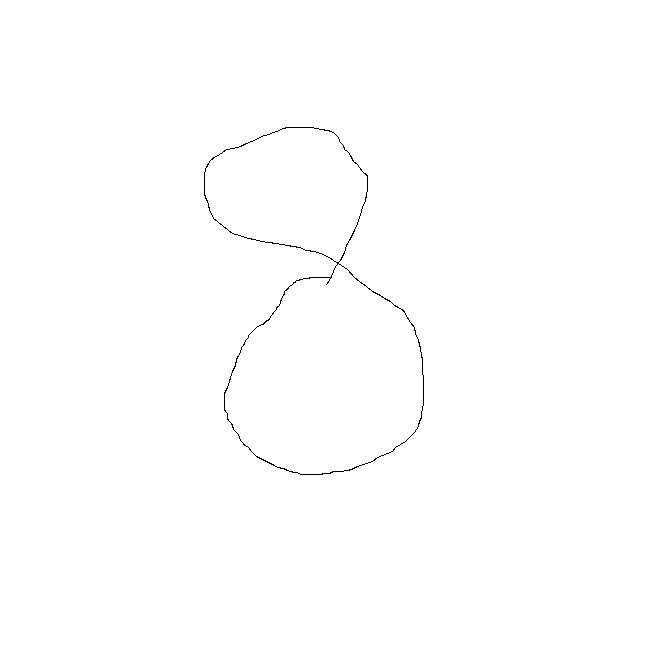
#> input picture min_siffra.png, 648 x 648 px
$ jupyter execute --allow-errors koduppgift_mnist_egna_bilder.ipynb
#> lines starting #> are read from the running program, lines starting #| are printed output that depends on the picture; after the words box and inside, x2 and y2 are one past the last pixel; in counts of white or black regions, pixels touching at a corner belong together
## Kapitel 4, Uppgift 15: Klassificera egna bilder av handskrivna siffror (MNIST)

[cell 1]
import numpy as np
import matplotlib.pyplot as plt

from sklearn.datasets import fetch_openml
from sklearn.model_selection import train_test_split
from sklearn.linear_model import LogisticRegression
from sklearn.metrics import accuracy_score

### Hämta MNIST-datan

#> (a cell that did not finish here is left out)

###  Kolla bild

#> (a cell that did not finish here is left out)

 ### Dela datan i Train/Val/Test

#> (a cell that did not finish here is left out)

#> (a cell that did not finish here is left out)

[cell 6]
model = LogisticRegression(max_iter=1000)
#> (the rest of this cell did not finish here and is left out)

###  Utvärdera modellen på valideringsdatan

#> (a cell that did not finish here is left out)

### Slutgiltig utvärdering på testdata

Tränar om modellen på train+val innan vi testar den på testdatan.

#> (a cell that did not finish here is left out)

### Träna om på hela datasetet

#> (a cell that did not finish here is left out)

### Testa egen bild

[cell 10]
from PIL import Image

img = Image.open("min_siffra.png").convert("L")   # "L" = gråskala
#> img: PIL image 648x648 L; 99.7% white; black in thin lines or dots, all inside (x1, y1, x2, y2) = (204, 127, 424, 475)
img = img.resize((28, 28))
#> img: PIL image 28x28 L

img_array = np.array(img)
img_array = 255 - img_array   # invertera: MNIST har vit siffra på svart bakgrund, din bild har svart siffra på vit bakgrund
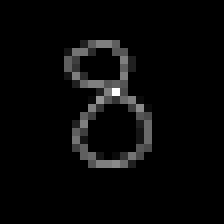
#> img_array: shape (28, 28) (shown 8 times larger); min 0, max 24, mean 0.8; drawn with min black and max white

plt.imshow(img_array, cmap="binary")
plt.axis("off")
plt.show()
